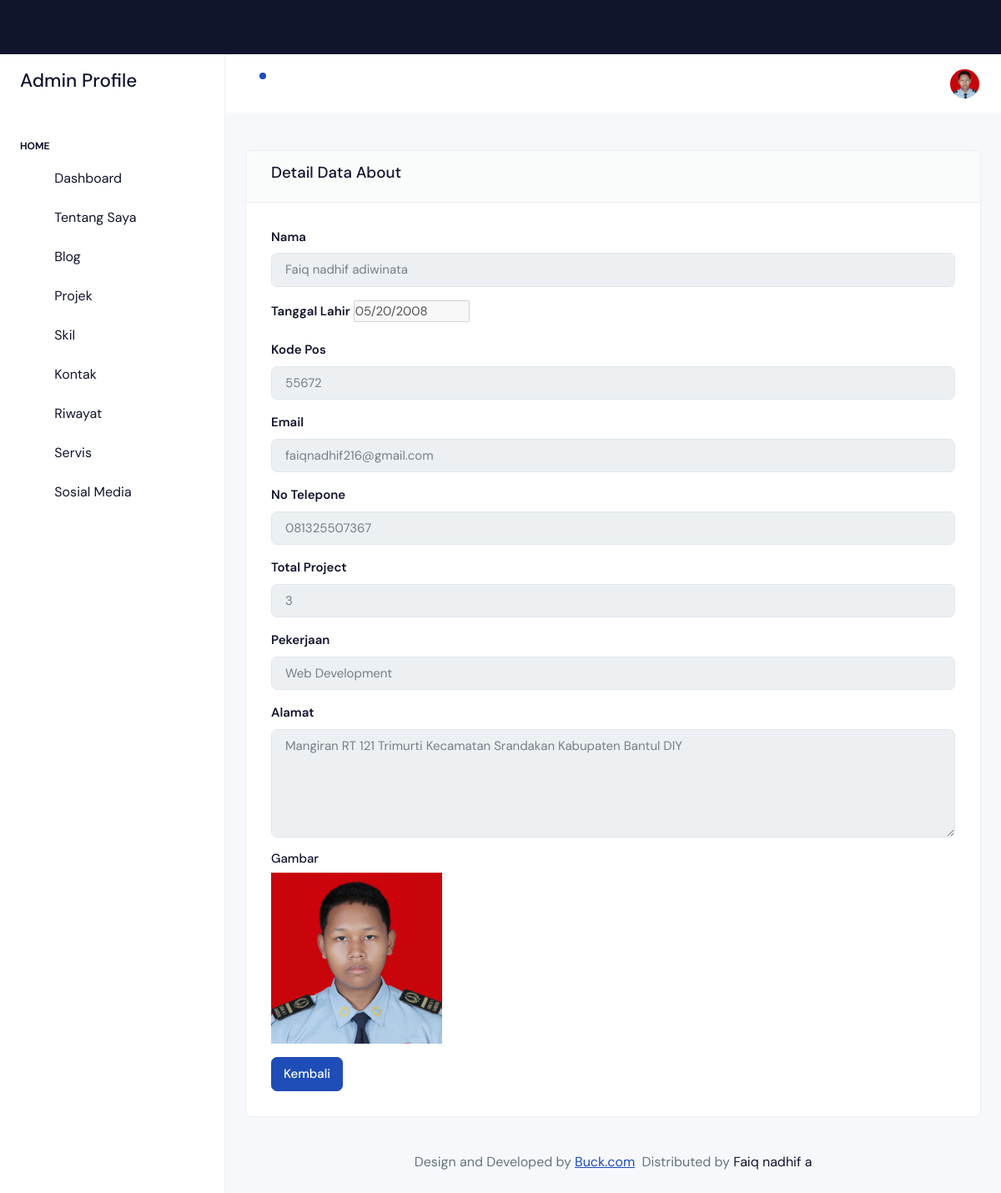
/backend/pages/about/detail.php?id=124 (signed in), run on the app's committed database.
### tables this page shows
CREATE TABLE `abouts` (
  `id` bigint NOT NULL,
  `name` varchar(255) NOT NULL,
  `address` text NOT NULL,
  `born` date NOT NULL,
  `email` varchar(255) NOT NULL,
  `total_project` int NOT NULL,
  `image` text NOT NULL,
  `zip_code` int NOT NULL,
  `phone` varchar(255) NOT NULL,
  `work` varchar(255) NOT NULL
);

### backend/actions/about/show.php (called while the page is built, shortened)
<?php
$id = $_GET['id'];
$qSelect = "SELECT * FROM abouts WHERE id= '$id'";
$result = mysqli_query($connect, $qSelect) or die(mysqli_error($connect));
$about = $result->fetch_object();

### backend/pages/about/detail.php (the view)
<?php
include '../../partials/header.php';
include '../../partials/sidebar.php';
include '../../partials/navbar.php';
?>
<div class="row">
    <div class="col-12">
        <div class="card">
            <div class="card-header">
                <h5>Detail Data About</h5>
            </div>
            <div class="card-body">
                <?php
                include '../../actions/about/show.php';
                ?>
                <form>
                    <div class="mb-3">
                        <label for="nameInput" class="form-label">Nama</label>
                        <input type="text" class="form-control" value="<?= $about->name ?>" disabled>
                    </div>
                    <div class="mb-3">
                        <label for="bornInput" class="form-label">Tanggal Lahir</label>
                        <input type="date" bclass="form-control" value="<?= $about->born ?>" disabled>
                    </div>
                    <div class=" mb-3">
                        <label for="zip_codeInput" class="form-label">Kode Pos</label>
                        <input type="number" class="form-control" value="<?= $about->zip_code ?>" disabled>
                    </div>
                    <div class=" mb-3">
                        <label for="emailInput" class="form-label">Email</label>
                        <input type="text" class="form-control" value="<?= $about->email ?>" disabled>
                    </div>
                    <div class=" mb-3">
                        <label for="phoneInput" class="form-label">No Telepone</label>
                        <input type="number" class="form-control" value="<?= $about->phone ?>" disabled>
                    </div>
                    <div class=" mb-3">
                        <label for="total_projectInput" class="form-label">Total Project</label>
                        <input type="number" class="form-control" value="<?= $about->total_project ?>" disabled>
                    </div>
                    <div class=" mb-3">
                        <label for="workInput" class="form-label">Pekerjaan</label>
                        <input type="text" class="form-control" value="<?= $about->work ?>" disabled>
                    </div>
                    <div class=" mb-3">
                        <label for="addressInput" class="form-label">Alamat</label>
                        <textarea name="address" id="addressInout" class="form-control" rows="5" disabled><?= $about->address ?></textarea>
                    </div>
                    <div class=" mb-3">
                        <h6 class="">Gambar</h6>
                        <img class="w-25" src="../../../storages/about/<?= $about->image ?>" alt="">
                    </div>
                    <a href="./index.php" class="btn btn-primary">Kembali</a>
                </form>
            </div>
        </div>
    </div>
</div>
<?php
include '../../partials/footer.php';
include '../../partials/script.php';
?>

### backend/partials/navbar.php (shortened to what this page needs)
<div class="body-wrapper">
    <header class="app-header">
        <nav class="navbar navbar-expand-lg navbar-light">
            <ul class="navbar-nav">
                <li class="nav-item dropdown">
                    <a class="nav-link " href="javascript:void(0)" id="drop1" data-bs-toggle="dropdown" aria-expanded="false">
                        <i class="ti ti-bell"></i>
                        <div class="notification bg-primary rounded-circle"></div>
                    </a>
                </li>
            </ul>
            <div class="navbar-collapse justify-content-end px-0" id="navbarNav">
                <ul class="navbar-nav flex-row ms-auto align-items-center justify-content-end">
                    <li class="nav-item dropdown">
                        <?php
                        require_once(__DIR__ . '/../../config/connection.php');
                        $qAbout = "SELECT * FROM abouts LIMIT 1";
                        $about = mysqli_query($connect, $qAbout) or die(mysqli_error($connect));
                        $dataAbout = mysqli_fetch_assoc($about);
                        ?>
                        <a class="nav-link " href="javascript:void(0)" id="drop2" data-bs-toggle="dropdown"
                            aria-expanded="false">
                            <img src="../../../storages/about/<?= $dataAbout['image'] ?>" alt="" width="35" height="35" class="rounded-circle">
                        </a>
                    </li>
                </ul>
            </div>
        </nav>
    </header>
    <div class="body-wrapper-inner">
        <div class="container-fluid">

### data on the page
abouts: image (picture), name "Faiq nadhif adiwinata", born "05/20/2008", zip_code "55672", email "faiqnadhif216@gmail.com", phone "081325507367", total_project "3", work "Web Development", address "Mangiran RT 121 Trimurti Kecamatan Srandakan Kabupaten Bantul DIY"
